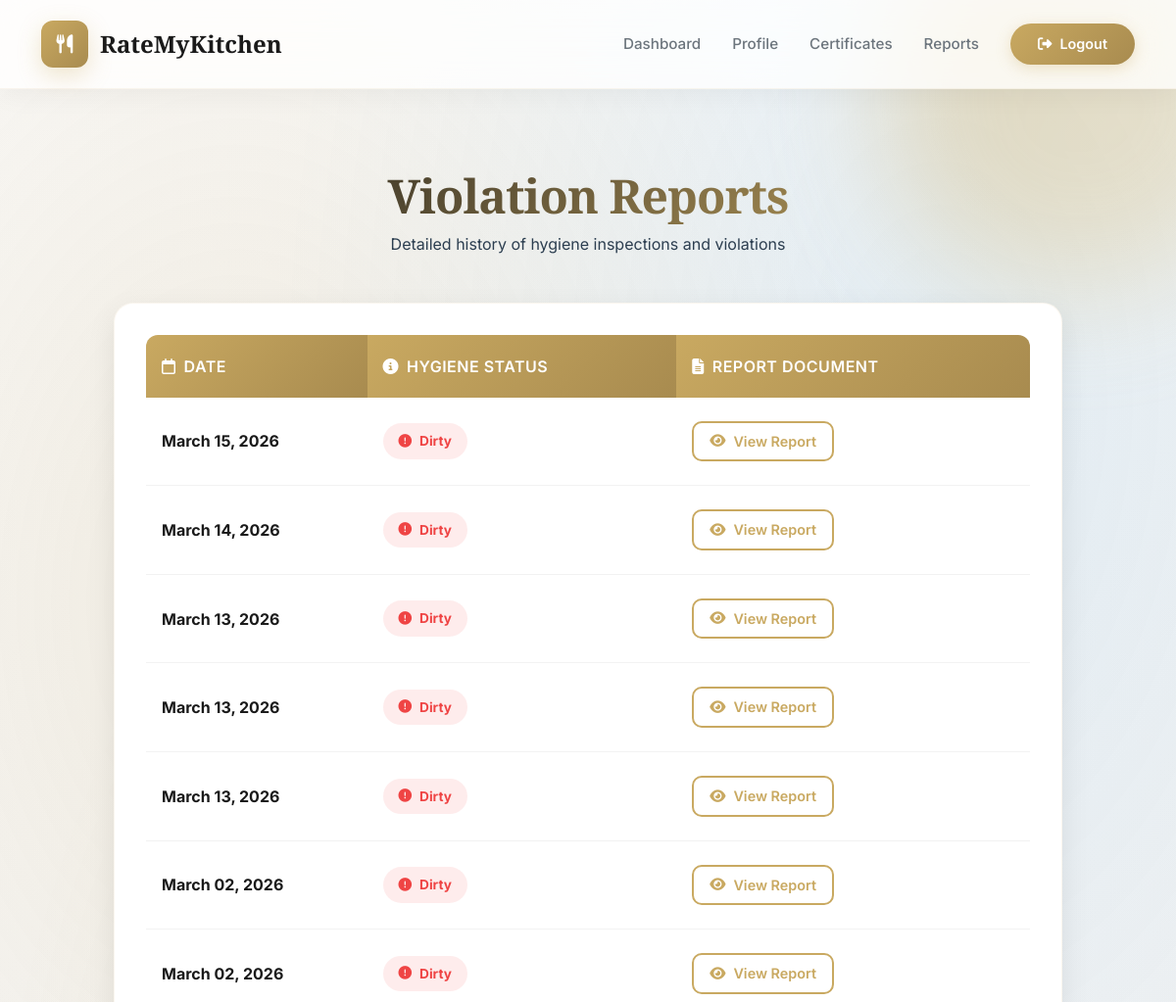
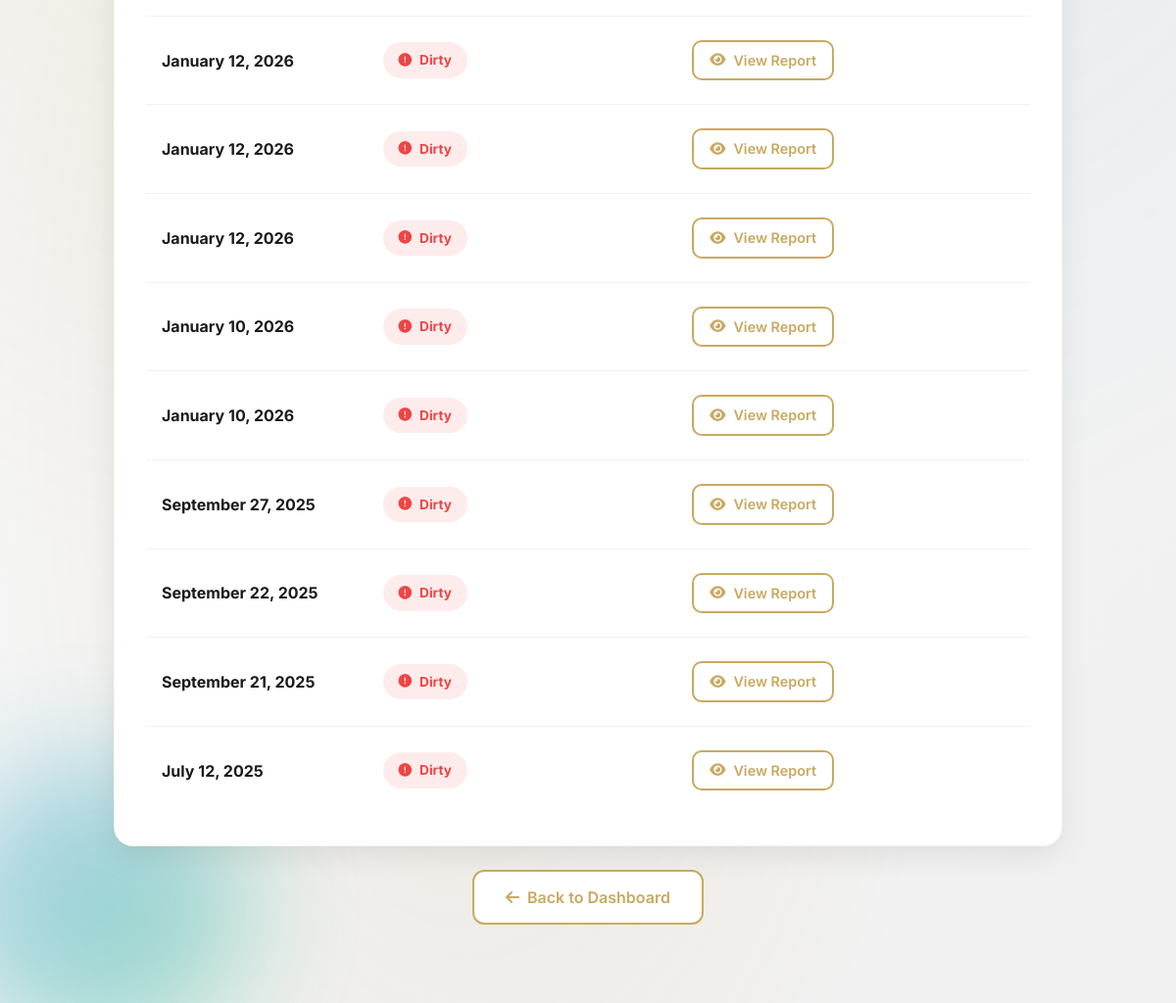
Page /User/reports/ (signed in) on the committed database (2 pictures, top to bottom).
### User/models.py (models this page shows, shortened)
class HygieneViolation(models.Model):
    hotel = models.ForeignKey(tbl_hotel, on_delete=models.CASCADE)
    issue_date = models.DateTimeField(auto_now_add=True)
    hygiene_status = models.CharField(max_length=50)  # "Dirty" or "Moderately Clean"
    complaint = models.ForeignKey('PublicComplaint', on_delete=models.CASCADE, null=True, blank=True)
    pdf_file = models.FileField(upload_to='violation_reports/', null=True, blank=True)
    fine_amount = models.DecimalField(max_digits=10, decimal_places=2, default=0.00)

### User/views.py (the view)
# urls.py: path('reports/', views.view_all_reports, name='view_all_reports'),
def view_all_reports(request):
    hotel = _require_hotel(request)
    if not hotel:
        return redirect("guest:login")
    reports = HygieneViolation.objects.filter(hotel=hotel).order_by('-issue_date')
    return render(request, 'User/Reports.html', {'reports': reports, 'hotel': hotel})

### User/views.py (called while the page is built)
def _require_hotel(request):
    hid = request.session.get("hid")
    if not hid:
        return None
    try:
        return tbl_hotel.objects.get(id=hid)
    except tbl_hotel.DoesNotExist:
        return None

### User/Templates/User/Reports.html (shortened to what this page needs)
{% extends "User/Header.html" %}
{% block content %}
<div class="reports-container">
    <div class="page-header" data-aos="fade-up">
        <h1 class="page-title">Violation Reports</h1>
        <p class="page-subtitle">Detailed history of hygiene inspections and violations</p>
    </div>
    <div class="reports-card" data-aos="fade-up" data-aos-delay="100">
        {% if reports %}
        <div class="table-responsive">
            <table class="reports-table">
                <thead>
                    <tr>
                        <th style="width: 25%"><i class="far fa-calendar me-2"></i>Date</th>
                        <th style="width: 35%"><i class="fas fa-info-circle me-2"></i>Hygiene Status</th>
                        <th style="width: 40%"><i class="fas fa-file-alt me-2"></i>Report Document</th>
                    </tr>
                </thead>
                <tbody>
                    {% for report in reports %}
                    <tr>
                        <td>
                            <strong>{{ report.issue_date|date:"F d, Y" }}</strong>
                        </td>
                        <td>
                            <span
                                class="status-badge {% if report.hygiene_status == 'Dirty' %}status-dirty{% else %}status-moderate{% endif %}">
                                <i class="fas fa-exclamation-circle"></i>
                                {{ report.hygiene_status }}
                            </span>
                        </td>
                        <td>
                            {% if report.pdf_file or report.hygiene_status %}
                            <a href="/User/view-report/{{ report.id }}/" class="btn-view-pdf">
                                <i class="fas fa-eye"></i> View Report
                            </a>
                            {% else %}
                            <span class="btn-view-pdf disabled">
                                <i class="fas fa-spinner fa-spin"></i> Generating...
                            </span>
                            {% endif %}
                        </td>
                    </tr>
                    {% endfor %}
                </tbody>
            </table>
        </div>
        {% endif %}
    </div>
    {% if reports %}
    <div class="text-center mt-4" data-aos="fade-up" data-aos-delay="200">
        <a href="/User/homepage/" class="btn-back">
            <i class="fas fa-arrow-left"></i> Back to Dashboard
        </a>
    </div>
    {% endif %}
</div>
{% endblock %}

### User/Templates/User/Header.html (style rules this page uses)
:root { --primary: #C9A961; --primary-dark: #A88B4F; --primary-light: #E5D4A6; --secondary: #2C3E50; --accent: #3498DB; --success: #10b981; --warning: #f59e0b; --danger: #ef4444; --light: #F8F9FA; --white: #FFFFFF; --dark: #1A1A1A; --text-primary: #2C3E50; --text-secondary: #6C757D; }
* { margin: 0; padding: 0; box-sizing: border-box; }
body { font-family: 'Inter', sans-serif; background: linear-gradient(135deg, #fafafa 0%, #f0f0f0 100%); color: var(--text-primary); overflow-x: hidden; position: relative; min-height: 100vh; }
h1, h2, h3, h4, h5, h6 { font-family: 'Playfair Display', serif; font-weight: 800; letter-spacing: -0.02em; }

### User/Templates/User/Reports.html (style rules this page uses)
.reports-container { max-width: 1000px; margin: 3rem auto; padding: 0 1rem; }
.page-header { text-align: center; margin-bottom: 3rem; }
.page-title { font-size: 3rem; font-weight: 800; background: linear-gradient(135deg, var(--dark), var(--primary)); -webkit-background-clip: text; -webkit-text-fill-color: transparent; background-clip: text; margin-bottom: 0.5rem; }
.reports-card { background: white; border-radius: 20px; padding: 2rem; box-shadow: 0 10px 30px rgba(0, 0, 0, 0.08); border: 1px solid rgba(201, 169, 97, 0.1); overflow: hidden; }
.reports-table { width: 100%; border-collapse: collapse; }
.reports-table th { background: linear-gradient(135deg, var(--primary), var(--primary-dark)); color: white; padding: 1.25rem 1rem; text-align: left; font-weight: 600; font-size: 1rem; text-transform: uppercase; letter-spacing: 0.5px; }
.reports-table th:first-child { border-top-left-radius: 12px; }
.reports-table th:last-child { border-top-right-radius: 12px; }
.reports-table td { padding: 1.5rem 1rem; border-bottom: 1px solid rgba(0, 0, 0, 0.05); font-size: 1rem; vertical-align: middle; color: var(--dark); }
.reports-table tr:last-child td { border-bottom: none; }
.status-badge { display: inline-flex; align-items: center; gap: 0.5rem; padding: 0.5rem 1rem; border-radius: 50px; font-size: 0.85rem; font-weight: 700; }
.status-dirty { background: rgba(239, 68, 68, 0.1); color: var(--danger); }
.btn-view-pdf { background: white; border: 2px solid var(--primary); color: var(--primary); padding: 0.5rem 1rem; border-radius: 10px; font-weight: 600; font-size: 0.9rem; text-decoration: none; display: inline-flex; align-items: center; gap: 0.5rem; transition: all 0.3s ease; }
.btn-back { background: white; border: 2px solid var(--primary); color: var(--primary); padding: 0.875rem 2rem; border-radius: 12px; font-weight: 600; transition: all 0.3s ease; text-decoration: none; display: inline-flex; align-items: center; gap: 0.5rem; }

### rows in the picture
HygieneViolation: issue_date "March 15, 2026", hygiene_status "Dirty"
HygieneViolation: issue_date "March 14, 2026", hygiene_status "Dirty"
HygieneViolation: issue_date "March 13, 2026", hygiene_status "Dirty"
HygieneViolation: issue_date "March 13, 2026", hygiene_status "Dirty"
HygieneViolation: issue_date "March 13, 2026", hygiene_status "Dirty"
HygieneViolation: issue_date "March 02, 2026", hygiene_status "Dirty"
HygieneViolation: issue_date "March 02, 2026", hygiene_status "Dirty"
HygieneViolation: issue_date "January 12, 2026", hygiene_status "Dirty"
HygieneViolation: issue_date "January 12, 2026", hygiene_status "Dirty"
HygieneViolation: issue_date "January 12, 2026", hygiene_status "Dirty"
HygieneViolation: issue_date "January 10, 2026", hygiene_status "Dirty"
HygieneViolation: issue_date "January 10, 2026", hygiene_status "Dirty"
HygieneViolation: issue_date "September 27, 2025", hygiene_status "Dirty"
HygieneViolation: issue_date "September 22, 2025", hygiene_status "Dirty"
HygieneViolation: issue_date "September 21, 2025", hygiene_status "Dirty"
HygieneViolation: issue_date "July 12, 2025", hygiene_status "Dirty"
